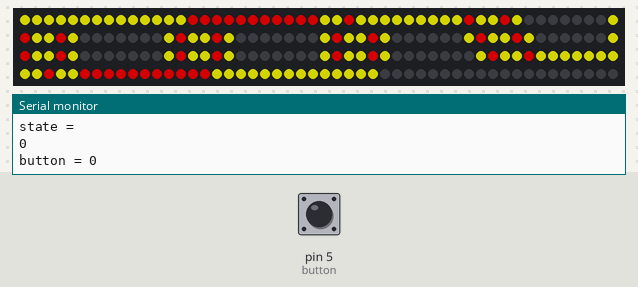
The sketch below on a simulated Arduino Uno, built with avr-gcc and run on an emulated ATmega328P. Parts: 200 RGB LEDs in strip order, left to right, continuing on the next row, the last lines printed to the serial monitor. The test bench sets the inputs (shaded band); at power-on: pin 5 (button) LOW. Dim RGB values are drawn brighter than linear.

Above: at 1.2 s.
1.3 s: pin 5 (button) pulled HIGH for 0.15 s
At 11.48 s:
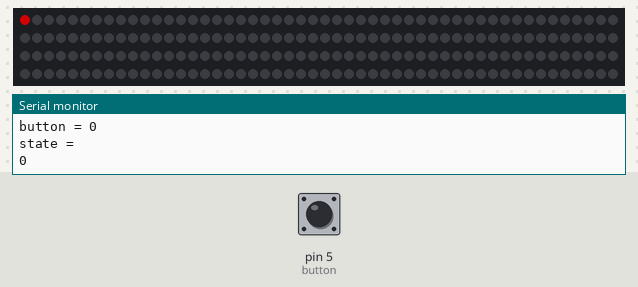
At 13.95 s:
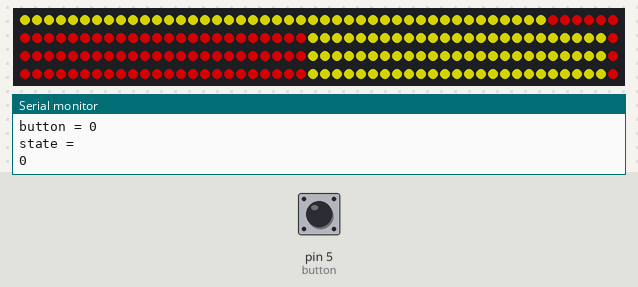
Timing chart, 0 to 15.3 s (numbered marks = the images above; inputs shaded):
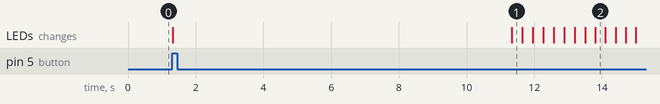

The sketch:

LEDcap.ino
```cpp
#include <Adafruit_NeoPixel.h>

int LEDPIN = 10;
int LEDCOUNT = 200;

int button = 5;
int state;
int value = 0;


Adafruit_NeoPixel strip = Adafruit_NeoPixel(LEDCOUNT, LEDPIN, NEO_GRB + NEO_KHZ800);

uint32_t yellow = strip.Color(255,255,0);
uint32_t red = strip.Color(255,0,0);


void general(){

    strip.fill(yellow,0,13); //yellow
    strip.fill(yellow,28,9);
    strip.fill(yellow,143,9);
    strip.fill(yellow,167,13);

    strip.setPixelColor(13, 255, 255, 0);
    strip.setPixelColor(38, 255, 255, 0);
    strip.setPixelColor(39, 255, 255, 0);
    strip.setPixelColor(64, 255, 255, 0);
    strip.setPixelColor(65, 255, 255, 0);
    strip.setPixelColor(89, 255, 255, 0);
    strip.setPixelColor(90, 255, 255, 0);
    strip.setPixelColor(114, 255, 255, 0);
    strip.setPixelColor(115, 255, 255, 0);
    strip.setPixelColor(140, 255, 255, 0);
    strip.setPixelColor(141, 255, 255, 0);
    strip.setPixelColor(166, 255, 255, 0);

    strip.setPixelColor(41, 255, 255, 0);
    strip.setPixelColor(62, 255, 255, 0);
    strip.setPixelColor(67, 255, 255, 0);
    strip.setPixelColor(87, 255, 255, 0);
    strip.setPixelColor(92, 255, 255, 0);
    strip.setPixelColor(112, 255, 255, 0);
    strip.setPixelColor(117, 255, 255, 0);
    strip.setPixelColor(138, 255, 255, 0);


    strip.setPixelColor(25, 255, 255, 0);
    strip.setPixelColor(26, 255, 255, 0);
    strip.setPixelColor(51, 255, 255, 0);
    strip.setPixelColor(52, 255, 255, 0);
    strip.setPixelColor(77, 255, 255, 0);
    strip.setPixelColor(78, 255, 255, 0);
    strip.setPixelColor(101, 255, 255, 0);
    strip.setPixelColor(102, 255, 255, 0);
    strip.setPixelColor(127, 255, 255, 0);
    strip.setPixelColor(128, 255, 255, 0);
    strip.setPixelColor(153, 255, 255, 0);
    strip.setPixelColor(154, 255, 255, 0);

    strip.setPixelColor(49, 255, 255, 0);
    strip.setPixelColor(54, 255, 255, 0);
    strip.setPixelColor(75, 255, 255, 0);
    strip.setPixelColor(80, 255, 255, 0);
    strip.setPixelColor(99, 255, 255, 0);
    strip.setPixelColor(104, 255, 255, 0);
    strip.setPixelColor(125, 255, 255, 0);
    strip.setPixelColor(130, 255, 255, 0);


    strip.fill(red,14,11); //red
    strip.fill(red,155,11);

    strip.setPixelColor(37, 255, 0, 0);
    strip.setPixelColor(40, 255, 0, 0);
    strip.setPixelColor(63, 255, 0, 0);
    strip.setPixelColor(66, 255, 0, 0);
    strip.setPixelColor(88, 255, 0, 0);
    strip.setPixelColor(91, 255, 0, 0);
    strip.setPixelColor(113, 255, 0, 0);
    strip.setPixelColor(116, 255, 0, 0);
    strip.setPixelColor(139, 255, 0, 0);
    strip.setPixelColor(142, 255, 0, 0);

    strip.setPixelColor(27, 255, 0, 0);
    strip.setPixelColor(50, 255, 0, 0);
    strip.setPixelColor(53, 255, 0, 0);
    strip.setPixelColor(76, 255, 0, 0);
    strip.setPixelColor(79, 255, 0, 0);
    strip.setPixelColor(100, 255, 0, 0);
    strip.setPixelColor(103, 255, 0, 0);
    strip.setPixelColor(126, 255, 0, 0);
    strip.setPixelColor(129, 255, 0, 0);
    strip.setPixelColor(152, 255, 0, 0);

    strip.show();

}

void fork(){


    strip.clear();

    //Fork

    strip.setPixelColor(6, 128, 0, 0);    //red

    strip.setPixelColor(18, 128, 0, 0);
    strip.setPixelColor(19, 128, 0, 0);
    strip.setPixelColor(20, 128, 0, 0);

    strip.setPixelColor(33, 128, 0, 0);
    strip.setPixelColor(32, 128, 0, 0);
    strip.setPixelColor(31, 128, 0, 0);

    strip.setPixelColor(43, 128, 0, 0);
    strip.setPixelColor(45, 128, 0, 0);
    strip.setPixelColor(47, 128, 0, 0);

    strip.setPixelColor(63, 128, 0, 0);
    strip.setPixelColor(58, 128, 0, 0);
    strip.setPixelColor(53, 128, 0, 0);

    strip.setPixelColor(66, 128, 0, 0);
    strip.setPixelColor(67, 128, 0, 0);
    strip.setPixelColor(71, 128, 0, 0);
    strip.setPixelColor(75, 128, 0, 0);
    strip.setPixelColor(76, 128, 0, 0);

    strip.setPixelColor(87, 128, 0, 0);
    strip.setPixelColor(86, 128, 0, 0);
    strip.setPixelColor(81, 128, 0, 0);
    strip.setPixelColor(80, 128, 0, 0);

    strip.setPixelColor(92, 128, 0, 0);
    strip.setPixelColor(99, 128, 0, 0);

    strip.setPixelColor(112, 128, 0, 0);
    strip.setPixelColor(111, 128, 0, 0);
    strip.setPixelColor(108, 128, 0, 0);
    strip.setPixelColor(105, 128, 0, 0);
    strip.setPixelColor(104, 128, 0, 0);

    strip.setPixelColor(118, 128, 0, 0);
    strip.setPixelColor(119, 128, 0, 0);
    strip.setPixelColor(120, 128, 0, 0);
    strip.setPixelColor(121, 128, 0, 0);
    strip.setPixelColor(122, 128, 0, 0);
    strip.setPixelColor(123, 128, 0, 0);
    strip.setPixelColor(124, 128, 0, 0);

    strip.setPixelColor(134, 128, 0, 0);

    strip.setPixelColor(147, 128, 0, 0)
    ;
    strip.setPixelColor(161, 128, 0, 0);
    strip.setPixelColor(160, 128, 0, 0);
    strip.setPixelColor(159, 128, 0, 0);

    strip.setPixelColor(173, 128, 0, 0);

    strip.setPixelColor(7, 255, 255, 0);    //yellow
    strip.setPixelColor(5, 255, 255, 0);

    strip.setPixelColor(17, 255, 255, 0);
    strip.setPixelColor(21, 255, 255, 0);

    strip.setPixelColor(34, 255, 255, 0);
    strip.setPixelColor(30, 255, 255, 0);

    strip.setPixelColor(40, 255, 255, 0);
    strip.setPixelColor(42, 255, 255, 0);
    strip.setPixelColor(44, 255, 255, 0);
    strip.setPixelColor(46, 255, 255, 0);
    strip.setPixelColor(48, 255, 255, 0);
    strip.setPixelColor(50, 255, 255, 0);

    strip.setPixelColor(64, 255, 255, 0);
    strip.setPixelColor(62, 255, 255, 0);
    strip.setPixelColor(60, 255, 255, 0);
    strip.setPixelColor(59, 255, 255, 0);
    strip.setPixelColor(57, 255, 255, 0);
    strip.setPixelColor(56, 255, 255, 0);
    strip.setPixelColor(54, 255, 255, 0);
    strip.setPixelColor(52, 255, 255, 0);

    strip.setPixelColor(65, 255, 255, 0);
    strip.setPixelColor(68, 255, 255, 0);
    strip.setPixelColor(70, 255, 255, 0);
    strip.setPixelColor(72, 255, 255, 0);
    strip.setPixelColor(74, 255, 255, 0);
    strip.setPixelColor(77, 255, 255, 0);

    strip.setPixelColor(88, 255, 255, 0);
    strip.setPixelColor(85, 255, 255, 0);
    strip.setPixelColor(84, 255, 255, 0);
    strip.setPixelColor(83, 255, 255, 0);
    strip.setPixelColor(82, 255, 255, 0);
    strip.setPixelColor(79, 255, 255, 0);

    strip.setPixelColor(91, 255, 255, 0);
    strip.setPixelColor(93, 255, 255, 0);
    strip.setPixelColor(95, 255, 255, 0);
    strip.setPixelColor(96, 255, 255, 0);
    strip.setPixelColor(98, 255, 255, 0);
    strip.setPixelColor(100, 255, 255, 0);

    strip.setPixelColor(113, 255, 255, 0);
    strip.setPixelColor(110, 255, 255, 0);
    strip.setPixelColor(109, 255, 255, 0);
    strip.setPixelColor(107, 255, 255, 0);
    strip.setPixelColor(106, 255, 255, 0);
    strip.setPixelColor(103, 255, 255, 0);

    strip.setPixelColor(117, 255, 255, 0);
    strip.setPixelColor(125, 255, 255, 0);

    strip.setPixelColor(137, 255, 255, 0);
    strip.setPixelColor(136, 255, 255, 0);
    strip.setPixelColor(135, 255, 255, 0);
    strip.setPixelColor(133, 255, 255, 0);
    strip.setPixelColor(132, 255, 255, 0);
    strip.setPixelColor(131, 255, 255, 0);

    strip.setPixelColor(146, 255, 255, 0);
    strip.setPixelColor(148, 255, 255, 0);

    strip.setPixelColor(162, 255, 255, 0);
    strip.setPixelColor(158, 255, 255, 0);

    strip.setPixelColor(172, 255, 255, 0);
    strip.setPixelColor(174, 255, 255, 0);

    strip.show();
    delay(10000);
    strip.clear();
for(int j = 0; j < 5; j++){
  for(int i = 0; i < 390; i++){
        strip.setPixelColor(i, 255, 0, 0);
        strip.setPixelColor(i-25, 255, 255, 0);
        strip.setPixelColor(i-50, 255, 0, 0);
        strip.setPixelColor(i-75, 255, 255, 0);
        strip.setPixelColor(i-100, 255, 0, 0);
        strip.setPixelColor(i-125, 255, 255, 0);
        strip.setPixelColor(i-150, 255, 0, 0);
        strip.setPixelColor(i-180, 255, 255, 0);

        strip.show();
      delay(3);
    }
}

    strip.clear();
    delay(100);

    strip.setPixelColor(15, 128, 0, 0);
    strip.setPixelColor(18, 128, 0, 0);
    strip.setPixelColor(19, 128, 0, 0);
    strip.setPixelColor(20, 128, 0, 0);
    strip.setPixelColor(22, 128, 0, 0);
    strip.setPixelColor(24, 128, 0, 0);

    strip.setPixelColor(37, 128, 0, 0);
    strip.setPixelColor(35, 128, 0, 0);
    strip.setPixelColor(33, 128, 0, 0);
    strip.setPixelColor(29, 128, 0, 0);
    strip.setPixelColor(27, 128, 0, 0);

    strip.setPixelColor(40, 128, 0, 0);
    strip.setPixelColor(41, 128, 0, 0);
    strip.setPixelColor(42, 128, 0, 0);
    strip.setPixelColor(44, 128, 0, 0);
    strip.setPixelColor(45, 128, 0, 0);
    strip.setPixelColor(46, 128, 0, 0);
    strip.setPixelColor(48, 128, 0, 0);
    strip.setPixelColor(50, 128, 0, 0);

    strip.setPixelColor(63, 128, 0, 0);
    strip.setPixelColor(61, 128, 0, 0);
    strip.setPixelColor(57, 128, 0, 0);
    strip.setPixelColor(55, 128, 0, 0);
    strip.setPixelColor(53, 128, 0, 0);

    strip.setPixelColor(66, 128, 0, 0);
    strip.setPixelColor(68, 128, 0, 0);
    strip.setPixelColor(70, 128, 0, 0);
    strip.setPixelColor(71, 128, 0, 0);
    strip.setPixelColor(72, 128, 0, 0);
    strip.setPixelColor(74, 128, 0, 0);
    strip.setPixelColor(75, 128, 0, 0);
    strip.setPixelColor(76, 128, 0, 0);   //end of ASU

    strip.setPixelColor(92, 128, 0, 0);
    strip.setPixelColor(93, 128, 0, 0);
    strip.setPixelColor(97, 128, 0, 0);
    strip.setPixelColor(98, 128, 0, 0);
    strip.setPixelColor(99, 128, 0, 0);

    strip.setPixelColor(113, 128, 0, 0);
    strip.setPixelColor(110, 128, 0, 0);
    strip.setPixelColor(107, 128, 0, 0);
    strip.setPixelColor(103, 128, 0, 0);

    strip.setPixelColor(119, 128, 0, 0);
    strip.setPixelColor(126, 128, 0, 0);

    strip.setPixelColor(137, 128, 0, 0);
    strip.setPixelColor(130, 128, 0, 0);

    strip.setPixelColor(143, 128, 0, 0);
    strip.setPixelColor(152, 128, 0, 0);

    strip.setPixelColor(165, 128, 0, 0);
    strip.setPixelColor(159, 128, 0, 0);
    strip.setPixelColor(155, 128, 0, 0);

    strip.setPixelColor(168, 128, 0, 0);
    strip.setPixelColor(169, 128, 0, 0);
    strip.setPixelColor(170, 128, 0, 0);
    strip.setPixelColor(171, 128, 0, 0);
    strip.setPixelColor(175, 128, 0, 0);
    strip.setPixelColor(176, 128, 0, 0);
    strip.setPixelColor(177, 128, 0, 0);
    strip.show();
    delay(10000);
    strip.clear();

}
void rainbow(int wait) {
  // Hue of first pixel runs 3 complete loops through the color wheel.
  // Color wheel has a range of 65536 but it's OK if we roll over, so
  // just count from 0 to 3*65536. Adding 256 to firstPixelHue each time
  // means we'll make 3*65536/256 = 768 passes through this outer loop:
  for(long firstPixelHue = 0; firstPixelHue < 3*65536; firstPixelHue += 256) {
    for(int i=0; i<strip.numPixels(); i++) { // For each pixel in strip...
      // Offset pixel hue by an amount to make one full revolution of the
      // color wheel (range of 65536) along the length of the strip
      // (strip.numPixels() steps):
      int pixelHue = firstPixelHue + (i * 65536L / strip.numPixels());
      // strip.ColorHSV() can take 1 or 3 arguments: a hue (0 to 65535) or
      // optionally add saturation and value (brightness) (each 0 to 255).
      // Here we're using just the single-argument hue variant. The result
      // is passed through strip.gamma32() to provide 'truer' colors
      // before assigning to each pixel:
      strip.setPixelColor(i, strip.gamma32(strip.ColorHSV(pixelHue)));
    }
    strip.show(); // Update strip with new contents
    delay(wait);  // Pause for a moment
  }
}

void setup() {
  // put your setup code here, to run once:
  pinMode(button, INPUT);

  strip.begin();
  strip.show();

  strip.setBrightness(125);

    Serial.begin(9600); //Serial Setup

}

void loop() {
  // put your main code here, to run repeatedly:

  state = digitalRead(button);
  if(state == HIGH){
    value = value + 1;
  }

  general();

  if( value == 1){

    fork();
    value = 0;
  //ASU();

  /*for(int i = 0; i< 200; i++){
  strip.setPixelColor(i, 255, 0, 255);
  strip.show();

  }
  strip.clear();
  */
  }


  //Print to Serial Monitor
  Serial.print("button = ");
  Serial.println(value);
  Serial.println("state = ");
  Serial.println(state);

}
```

Measured:
- after the input at 1.3 s, the LEDs: first change at once (image 1 shows a later state)
